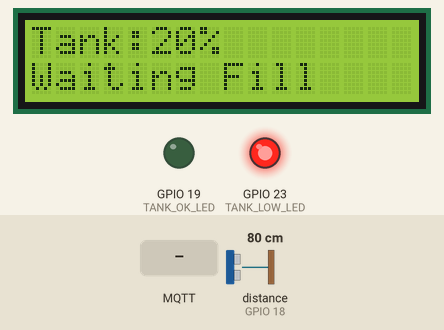
Recording of a program running on a simulated ESP32. On the bench: 16×2 character LCD, output pins drawn as LEDs (lit = HIGH). Wiring (from diagram.json): ultrasonic range finder: trigger GPIO 5; echo GPIO 18. Inputs (shaded band) come from the test bench; at power-on: distance to the obstacle (sensor on GPIO 18) 80 cm. The echo pulse lasts 58.3 µs per cm; WiFi joins after 1.5 s; servers stay silent unless stated; no MQTT or app messages arrive unless stated; pins used as bus, display or sensor lines are not drawn; what the program prints to the serial monitor is not drawn.

Above: at 4.8 s.
4.9 s: MQTT message "REFILL_COMPLETE" arrives on the first subscribed topic
At 6.6 s:
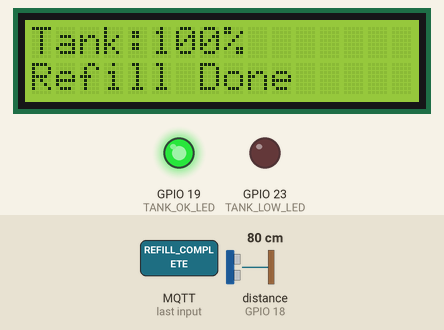
9.0 s: MQTT message "REFILL_FAILED" arrives on the first subscribed topic
At 10.9 s:
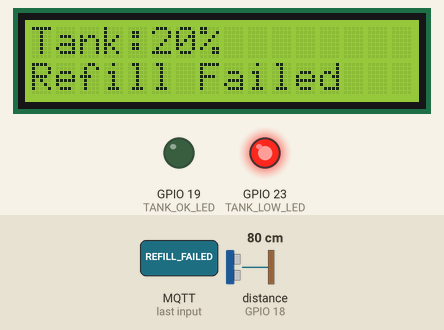
12.6 s: MQTT message "REFILL_STARTED" arrives on the first subscribed topic
At 13.7 s:
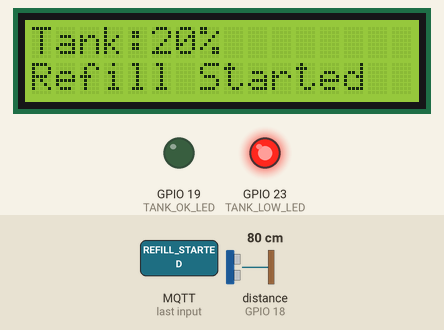
15.8 s: MQTT message "REFILL_PROGRESS:" arrives on the first subscribed topic
At 17.3 s:
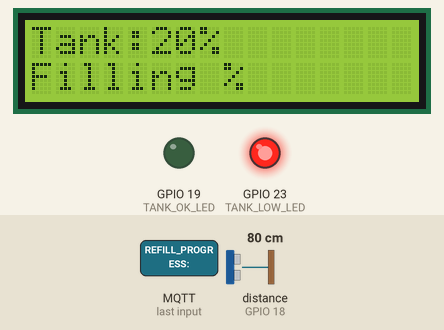
19.0 s: distance to the obstacle (sensor on GPIO 18) set to 2 cm
At 20.2 s:
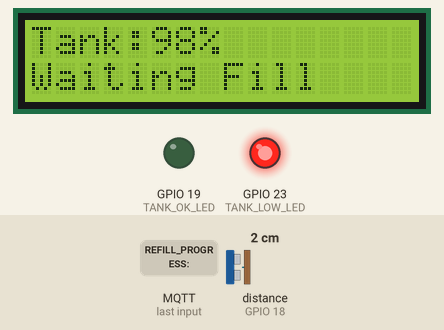
21.1 s: MQTT message "REFILL_COMPLETE" arrives on the first subscribed topic
At 25.4 s:
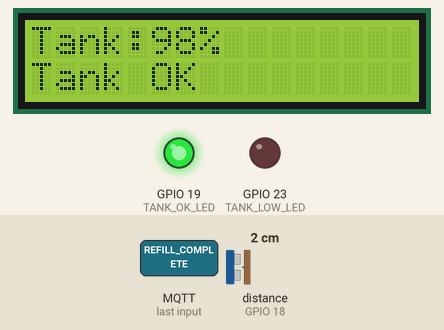
Timing chart, 0 to 26.2 s (numbered marks = the images above; inputs shaded):
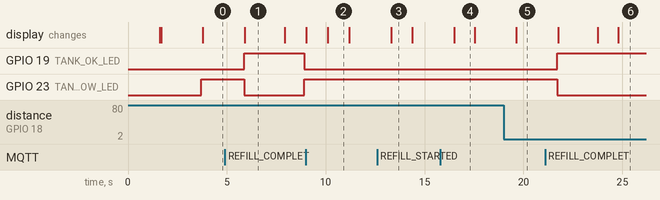

The program:

main.cpp
```cpp
#include <Arduino.h>
#include <LiquidCrystal_I2C.h>
#include <PubSubClient.h>
#include <WiFi.h>
#include <WiFiClientSecure.h>
#include <Wire.h>

#define TRIG_PIN 5
#define ECHO_PIN 18

#define TANK_OK_LED 19
#define TANK_LOW_LED 23

const char *WIFI_SSID = "Wokwi-GUEST";
const char *WIFI_PASSWORD = "";

const char *MQTT_HOST = "d26cc7cca3784e2486968e90e57f2349.s1.eu.hivemq.cloud";
const uint16_t MQTT_PORT = 8883;
const char *MQTT_USERNAME = "weenuka";
const char *MQTT_PASSWORD = "Weenuka@2003";

const char *TOPIC_REFILL_REQUEST = "hospital/refill/request";
const char *TOPIC_REFILL_STATUS = "hospital/refill/status";

bool requestSent = false;
LiquidCrystal_I2C lcd(0x27, 16, 2);
WiFiClientSecure secureClient;
PubSubClient mqtt(secureClient);

String latestStatus = "";

void connectWiFi();
void connectMqtt();
void mqttCallback(char *topic, byte *payload, unsigned int length);
int getTankLevelPercent();
void showTankStatus(int tankLevel, const char *status);
void processRefillStatus(int tankLevel);

void setup() {
  Serial.begin(115200);

  pinMode(TRIG_PIN, OUTPUT);
  pinMode(ECHO_PIN, INPUT);
  pinMode(TANK_OK_LED, OUTPUT);
  pinMode(TANK_LOW_LED, OUTPUT);

  lcd.init();
  lcd.backlight();

  connectWiFi();
  secureClient.setInsecure();
  mqtt.setServer(MQTT_HOST, MQTT_PORT);
  mqtt.setCallback(mqttCallback);
  connectMqtt();

  lcd.setCursor(0, 0);
  lcd.print("Tank ESP32");
  lcd.setCursor(0, 1);
  lcd.print("MQTT Ready");
  delay(2000);
  lcd.clear();
}

void loop() {
  if (!mqtt.connected()) {
    connectMqtt();
  }
  mqtt.loop();

  int tankLevel = getTankLevelPercent();

  Serial.print("Dispensing Tank Level: ");
  Serial.print(tankLevel);
  Serial.println("%");

  if (tankLevel < 25 && !requestSent) {
    digitalWrite(TANK_LOW_LED, HIGH);
    digitalWrite(TANK_OK_LED, LOW);
    showTankStatus(tankLevel, "Request Sent");

    String requestMessage = "REFILL_REQUEST:" + String(tankLevel);
    mqtt.publish(TOPIC_REFILL_REQUEST, requestMessage.c_str());
    Serial.print("MQTT sent: ");
    Serial.println(requestMessage);

    requestSent = true;
  }

  if (tankLevel >= 25 && !requestSent) {
    digitalWrite(TANK_OK_LED, HIGH);
    digitalWrite(TANK_LOW_LED, LOW);
    showTankStatus(tankLevel, "Tank OK");
  }

  if (requestSent) {
    showTankStatus(tankLevel, "Waiting Fill");
  }

  if (latestStatus.length() > 0) {
    processRefillStatus(tankLevel);
  }

  delay(1000);
}

void connectWiFi() {
  WiFi.mode(WIFI_STA);
  WiFi.begin(WIFI_SSID, WIFI_PASSWORD);

  lcd.clear();
  lcd.setCursor(0, 0);
  lcd.print("Connecting WiFi");

  while (WiFi.status() != WL_CONNECTED) {
    delay(500);
    Serial.print(".");
  }

  Serial.println();
  Serial.print("WiFi connected: ");
  Serial.println(WiFi.localIP());
}

void connectMqtt() {
  while (!mqtt.connected()) {
    lcd.clear();
    lcd.setCursor(0, 0);
    lcd.print("MQTT Connect...");

    String clientId = "hospital-tank-" + String((uint32_t)ESP.getEfuseMac(), HEX);
    if (mqtt.connect(clientId.c_str(), MQTT_USERNAME, MQTT_PASSWORD)) {
      mqtt.subscribe(TOPIC_REFILL_STATUS);
      Serial.println("MQTT connected as tank");
      lcd.setCursor(0, 1);
      lcd.print("Connected       ");
    } else {
      Serial.print("MQTT failed, rc=");
      Serial.println(mqtt.state());
      lcd.setCursor(0, 1);
      lcd.print("Retry MQTT      ");
      delay(3000);
    }
  }
}

void mqttCallback(char *topic, byte *payload, unsigned int length) {
  String message;
  for (unsigned int i = 0; i < length; i++) {
    message += static_cast<char>(payload[i]);
  }

  Serial.print("MQTT received ");
  Serial.print(topic);
  Serial.print(": ");
  Serial.println(message);

  if (String(topic) == TOPIC_REFILL_STATUS) {
    latestStatus = message;
  }
}

void processRefillStatus(int tankLevel) {
  String status = latestStatus;
  latestStatus = "";

  if (status == "REFILL_COMPLETE") {
    digitalWrite(TANK_OK_LED, HIGH);
    digitalWrite(TANK_LOW_LED, LOW);
    showTankStatus(100, "Refill Done");
    requestSent = false;
    delay(2000);
    lcd.clear();
    return;
  }

  if (status.startsWith("REFILL_FAILED")) {
    digitalWrite(TANK_LOW_LED, HIGH);
    digitalWrite(TANK_OK_LED, LOW);
    showTankStatus(tankLevel, "Refill Failed");
    requestSent = false;
    return;
  }

  if (status == "REFILL_STARTED") {
    showTankStatus(tankLevel, "Refill Started");
    return;
  }

  if (status.startsWith("REFILL_PROGRESS:")) {
    String progress = status.substring(status.indexOf(':') + 1);
    String displayText = "Filling " + progress + "%";
    showTankStatus(tankLevel, displayText.c_str());
  }
}

int getTankLevelPercent() {
  digitalWrite(TRIG_PIN, LOW);
  delayMicroseconds(2);
  digitalWrite(TRIG_PIN, HIGH);
  delayMicroseconds(10);
  digitalWrite(TRIG_PIN, LOW);

  long duration = pulseIn(ECHO_PIN, HIGH, 30000);
  float distance = duration * 0.034 / 2;

  float tankHeight = 100.0;
  float level = tankHeight - distance;

  if (level < 0) {
    level = 0;
  }

  if (level > tankHeight) {
    level = tankHeight;
  }

  return (level / tankHeight) * 100;
}

void showTankStatus(int tankLevel, const char *status) {
  lcd.setCursor(0, 0);
  lcd.print("Tank:");
  lcd.print(tankLevel);
  lcd.print("%        ");

  lcd.setCursor(0, 1);
  lcd.print(status);
  lcd.print("                ");
}
```

Measured:
- after the input at 4.9 s, GPIO 19 (TANK_OK_LED): LOW → HIGH after 0.97 s, → LOW 3.0 s later; GPIO 23 (TANK_LOW_LED): HIGH → LOW after 0.97 s, → HIGH 3.0 s later; the display: changes after 1.0 s (image 1)
- after the input at 9.0 s, the display: first differs from a run without the input after 1.1 s (image 2)
- after the input at 12.6 s, the display: changes after 0.72 s (image 3)
- after the input at 15.8 s, the display: changes after 0.70 s (image 4)
- after the input at 19.0 s, the display: changes after 0.64 s (image 5)
- after the input at 21.1 s, GPIO 19 (TANK_OK_LED): LOW → HIGH after 0.62 s; GPIO 23 (TANK_LOW_LED): HIGH → LOW after 0.62 s; the display: first changes after 0.66 s (image 6 shows a later state)
- what the display in image 1 shows lasts 2.0 s, from 5.9 s to 7.9 s
